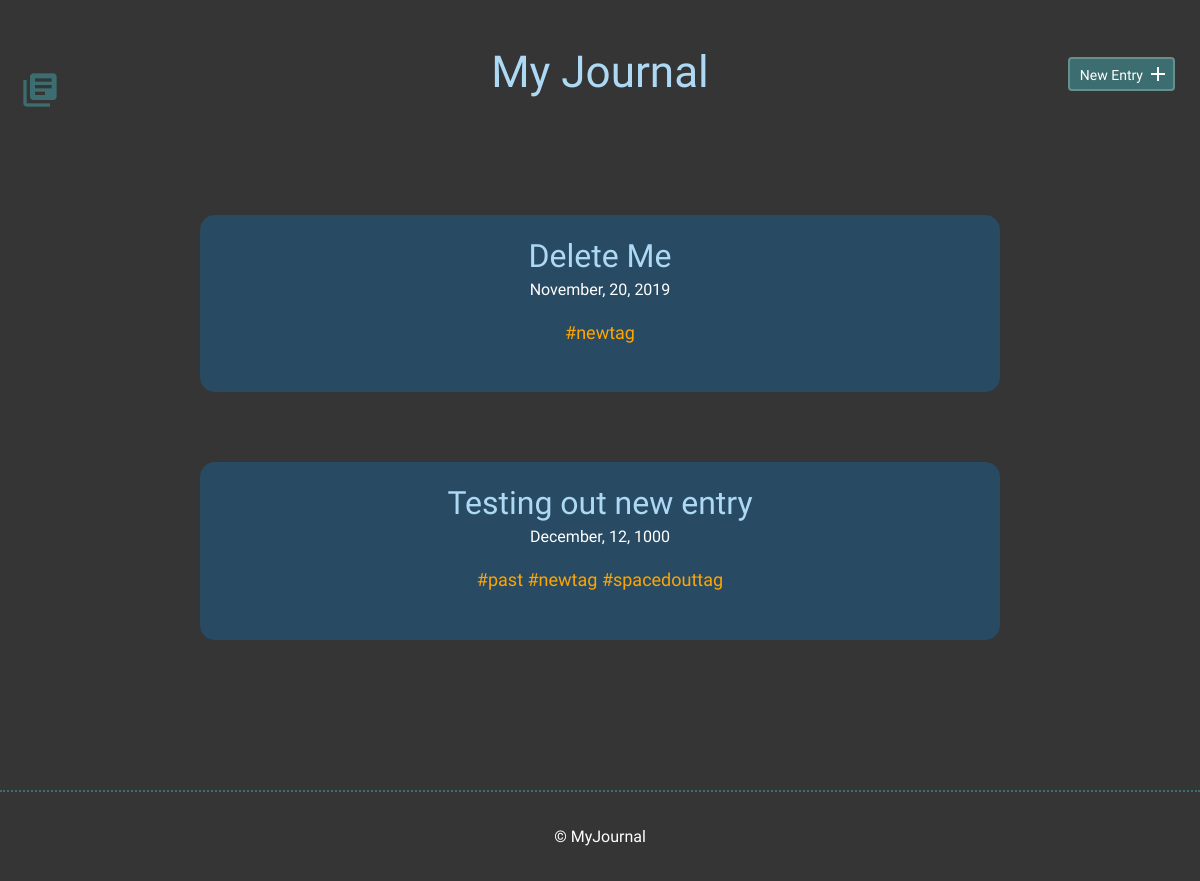
Before: /index.php?tag=newtag with the older database file.
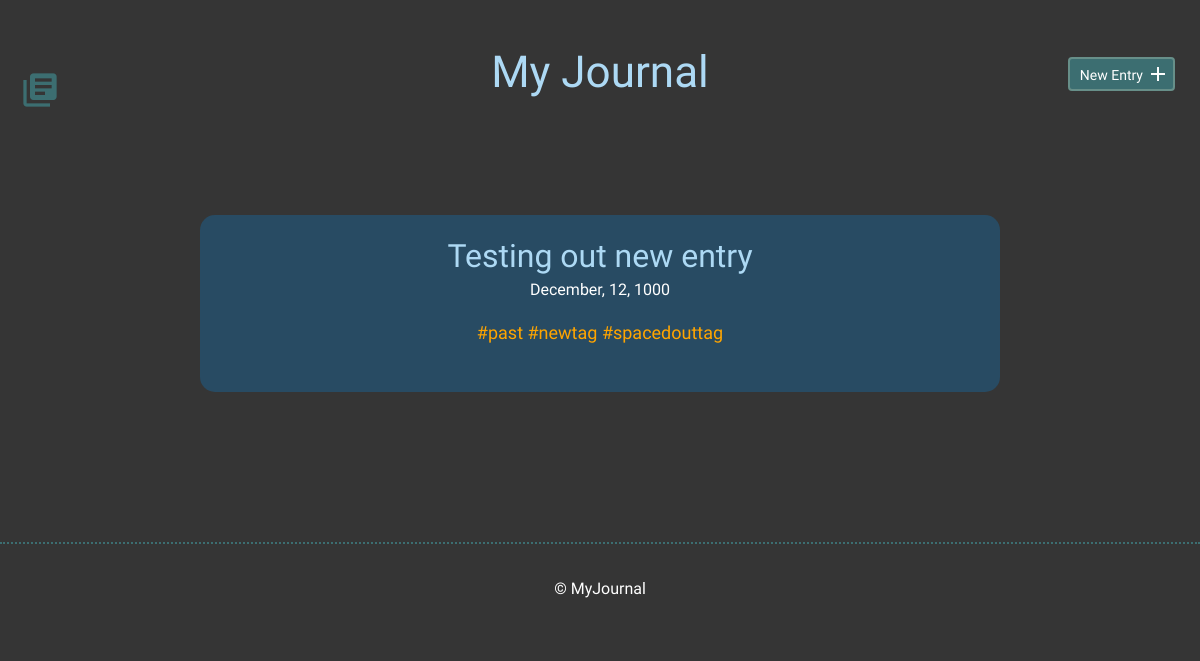
After: the same page with the newer database file.
### tables this page shows
CREATE TABLE "entry_tags" (
	"entry_id"	INTEGER NOT NULL,
	"tag_id"	INTEGER NOT NULL
);

CREATE TABLE "entries" (
	`id`	INTEGER,
	`title`	TEXT,
	`date`	TEXT,
	`time_spent`	INTEGER,
	`learned`	BLOB,
	`resources`	BLOB,
	PRIMARY KEY(`id`)
);

### inc/functions.php (called while the page is built, shortened)
<?php
function sort_by_tags($tag){
    include ("connection.php");
    try {
        $sql = "SELECT * FROM entries JOIN entry_tags ON entries.id = entry_tags.entry_id JOIN tags ON tags.id = entry_tags.tag_id WHERE tags.tags = :tag ORDER BY date DESC";
        $stmt = $db->prepare($sql);
        $stmt->bindParam(':tag',$tag,PDO::PARAM_STR);
        $stmt->execute();
        $results = $stmt->fetchAll(PDO::FETCH_ASSOC);
        return $results;
    } catch (Exception $e) {
        echo "Unable to query DB" . $e->getMessage();
    }
}
function get_tags_by_entry_id($entries_id){
    include ("connection.php");
    try {
    $sql = "SELECT tags.id, tags.tags FROM tags JOIN entry_tags ON tags.id = entry_tags.tag_id WHERE entry_tags.entry_id = :entries_id";
    $stmt = $db->prepare($sql);
    $stmt->bindParam(':entries_id',$entries_id,PDO::PARAM_INT);
    $stmt->execute();
    $results = $stmt->fetchAll(PDO::FETCH_ASSOC);
    if(!empty($results)) {
        return $results;
    } else {
        return false;
    }
} catch (Exception $e) {
    echo "Unable to query DB" . $e->getMessage();
}
}
?>

### index.php (the view, shortened to what this page needs)
<?php include ("inc/header.php"); ?>
<?php
if(isset($_GET['tag'])) {
    $sortTag = $_GET['tag'];
}
?>
        <section>
            <div class="container">
                <div class="entry-list">
                    <?php
                    if(isset($sortTag)){
                        $entries = sort_by_tags($sortTag);
                        foreach($entries AS $entry) {
                            echo "<article>
                            <h2><a href=\"detail.php?id=". $entry['entry_id'] . "\">" .$entry['title']. "</a></h2>
                            <time datetime=\"" . $entry['date'] . "\">" . date('F, d, Y', strtotime($entry['date'])) . "</time>";
                            $tags = get_tags_by_entry_id($entry['entry_id']);
                            if($tags == true){
                                echo "<p>";
                                $tags = array_column($tags, "tags");
                                foreach($tags as $tag){
                                    echo "<a class='taglink' href=index.php?tag=".$tag. ">#" . $tag . "</a> ";
                                }
                                echo "</p>";
                            }
                             echo "</article>";
                        }
                    }
                    ?>
                </div>
            </div>
        </section>
<?php include ("inc/footer.php"); ?>

### inc/header.php (shortened to what this page needs)
<?php include ("functions.php"); ?>
<!DOCTYPE html>
<html>
    <head>
        <link rel="stylesheet" href="css/normalize.css">
        <link rel="stylesheet" href="css/site.css">
    </head>
    <body>
        <header>
            <div class="container">
                <div class="site-header">
                    <a class="logo" href="index.php"><i class="material-icons">library_books</i></a>
                    <span class="title"><h1> My Journal</h1></span>
                    <a class="button icon-right" href="new.php"><span>New Entry</span> <i class="material-icons">add</i></a>
                </div>
            </div>
        </header>

### inc/footer.php
<footer>
            <div>
                &copy; MyJournal
            </div>
        </footer>
    </body>
</html>

### css/site.css (style rules this page uses)
body { font-size: 16px; background-color: #353535; color: #FFFFFF; font-family: 'Cousine', serif; font-weight: 400; }
.container { margin: 0 auto; padding: 0 25px; }
.title { display:block; margin: 50px auto; width: 33%; text-align:center; display:block; }
header .site-header { margin: 0 auto; height: 95px; }
header .logo i { color: #3C6E71; margin: 20px 0 0 -5px; float: left; font-size: 40px; }
header .button { float: right; margin: 33px 0 0 0; }
footer { text-align: center; padding: 35px 0; border-top: 2px dotted #3C6E71; }
.button { padding: 8px 10px 6px 10px; background: #3C6E71; border: 2px solid #678f89; border-radius: 4px; text-decoration: none; color: #FFF; position: relative; text-align: center; font-size: 14px; margin-bottom: 15px; }
.button.icon-right { padding-right: 30px; top: -120px; display:block; }
.button.icon-right i { position: absolute; top: 3px; right: 3px; }
h1, h2, h3 { margin: 0; font-weight: 400; line-height: 1em; color: #ADD9F4; }
h1 { font-size: 44px; margin-bottom: 12px; }
h2 { font-size: 32px; }
h2 a { text-decoration: none; color: #ADD9F4; }
p { line-height: 1.8em; font-size: 18px; }
p a { border-bottom: 2px solid #468C98; padding: 0; color: #468C98; text-decoration: none; }
article { background-color: #284B63; padding: 25px 0; border-radius: 15px; }
.entry-list, .edit-entry, .new-entry { max-width: 800px; margin: 0 auto; padding: 70px 0 150px 0; }
.entry-list article { margin-bottom: 70px; text-align: center; }
.entry-list article:last-child { margin-bottom: 0; }
.entry-list article h2 { margin-bottom: 8px; }
.taglink:link, .taglink:visited, .taglink:hover,.taglink:active { color: orange; border-bottom: none; }

Changed rows visible on the page:
removed entry_tags: entry.title "Delete Me", entry.date "November, 20, 2019", tag "newtag"
